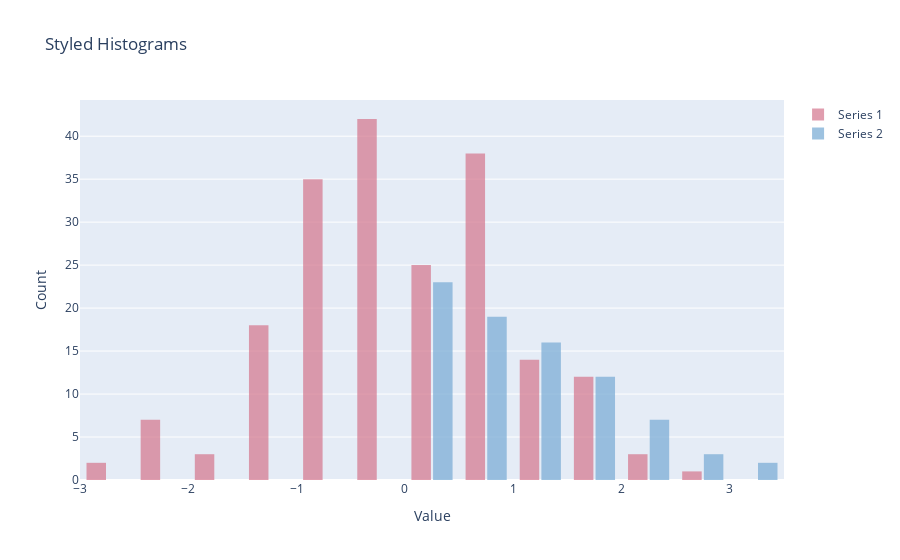

Notebook source saved alongside this figure:
### Code cell
fig=go.Figure(data=data, 
            layout=layout)
offline.iplot(fig)

### Figure 1 — Plotly figure (JSON) as saved in the notebook; plotly's stock layout.template omitted (floating-point values rounded to 4 significant figures; data arrays with more than 128 entries replaced by an {"elided": "..."} marker saying what was removed)
{"data": [{"marker": {"color": "#D67D93"}, "name": "Series 1", "opacity": 0.75, "type": "histogram", "x": {"elided": "200 float values"}, "xbins": {"end": 4, "size": 0.5, "start": -4}}, {"marker": {"color": "#7DAED6"}, "name": "Series 2", "opacity": 0.75, "type": "histogram", "x": [2.099, -0.6199, 0.8976, 0.9468, -1.664, -0.3287, 0.007602, 0.08323, 0.3489, 1.087, 0.8073, 0.9044, 0.05899, -0.1027, 2.093, 1.577, 1.656, 2.279, 0.8466, -0.04853, 1.868, 0.5762, 1.905, 0.2743, 1.467, 1.184, 1.284, 0.06008, 1.421, 2.01, 0.2609, 0.9192, 1.903, 1.004, 1.555, 0.6271, 1.632, 0.8444, -0.08673, -0.8209, 0.3623, 0.302, 1.356, -0.2867, 0.6357, 0.3379, 0.1223, 0.2106, 0.3026, 2.892, 3.087, 1.123, 0.4254, 0.4302, 1.262, 2.008, 1.266, 0.0676, -0.7737, 1.619, -1.026, 0.1826, -0.6083, 0.9212, 0.1267, 1.268, 0.1698, -0.2601, 1.113, 0.986, 0.2857, -0.1298, 2.021, 0.5797, 1.649, 0.6436, -1.152, 1.956, 0.01126, -0.575, 1.248, 2.203, 0.9449, 1.314, 1.643, 0.431, -0.2982, 1.035, 2.616, -0.0317, 2.6, 0.8339, 3.162, 1.139, 0.8414, 0.9323, 0.7279, 0.3008, -0.2401, 1.506], "xbins": {"end": 4, "size": 0.5, "start": 0}}], "layout": {"bargap": 0.2, "bargroupgap": 0.1, "title": {"text": "Styled Histograms"}, "xaxis": {"title": {"text": "Value"}}, "yaxis": {"title": {"text": "Count"}}}}
